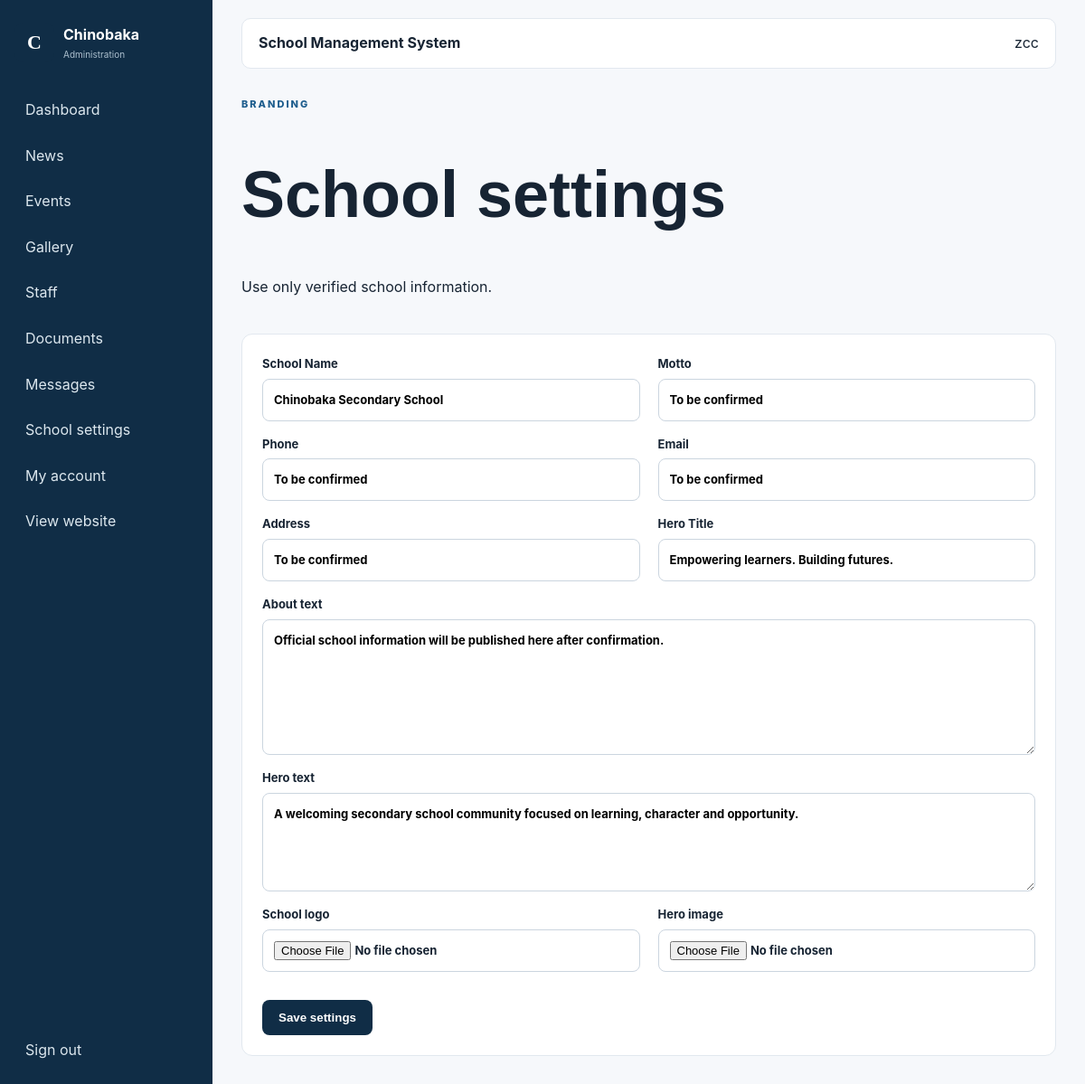
Page /admin/settings (signed in) on the committed database.
### app/models.py (models this page shows, shortened)
class AdminUser(UserMixin,db.Model):
 id=db.Column(db.Integer,primary_key=True); username=db.Column(db.String(80),unique=True,nullable=False); password_hash=db.Column(db.String(255),nullable=False); role=db.Column(db.String(30),default='Administrator'); is_active=db.Column(db.Boolean,default=True); created_at=db.Column(db.DateTime,default=datetime.utcnow)

class SiteSetting(db.Model):
 id=db.Column(db.Integer,primary_key=True); school_name=db.Column(db.String(160),default='Chinobaka Secondary School',nullable=False); motto=db.Column(db.String(255),default='To be confirmed',nullable=False); phone=db.Column(db.String(80),default='To be confirmed'); email=db.Column(db.String(160),default='To be confirmed'); address=db.Column(db.String(255),default='To be confirmed'); about_text=db.Column(db.Text,default='Official school information will be published here after confirmation.'); hero_title=db.Column(db.String(255),default='Empowering learners. Building futures.'); hero_text=db.Column(db.Text,default='A welcoming secondary school community focused on learning, character and opportunity.'); logo_filename=db.Column(db.String(255)); hero_image_filename=db.Column(db.String(255)); updated_at=db.Column(db.DateTime,default=datetime.utcnow,onupdate=datetime.utcnow)

### app/routes/admin.py (the view, shortened to what this page needs)
@admin_bp.route('/settings',methods=['GET','POST'])
def settings():
 s=SiteSetting.query.first() or SiteSetting()
 return render_template('admin/settings.html',item=s)

### app/__init__.py (called while the page is built)
@login_manager.user_loader
def load_user(user_id):
    from .models import AdminUser
    try:
        return db.session.get(AdminUser, int(user_id))
    except (TypeError, ValueError):
        return None

### app/routes/admin.py (called while the page is built)
@admin_bp.before_request
def require_admin_login():
    if not current_user.is_authenticated:
        return redirect(url_for('auth.login'))

### app/templates/admin/settings.html
{%extends 'admin/base.html'%}{%block content%}<div class="adminhead"><div><span class="eyebrow blue">BRANDING</span><h1>School settings</h1><p>Use only verified school information.</p></div></div><form class="panel formgrid" method="post" enctype="multipart/form-data"><input type="hidden" name="csrf_token" value="{{csrf_token()}}">{%for f in ['school_name','motto','phone','email','address','hero_title']%}<label>{{f.replace('_',' ').title()}}<input name="{{f}}" value="{{item|attr(f)}}"></label>{%endfor%}<label class="wide">About text<textarea name="about_text" rows="6">{{item.about_text}}</textarea></label><label class="wide">Hero text<textarea name="hero_text" rows="4">{{item.hero_text}}</textarea></label><label>School logo<input type="file" name="logo" accept="image/*"></label><label>Hero image<input type="file" name="hero_image" accept="image/*"></label><div class="actions"><button class="btn primary">Save settings</button></div></form>{%endblock%}

### app/templates/admin/base.html
<!doctype html><html><head><meta charset="utf-8"><meta name="viewport" content="width=device-width,initial-scale=1"><title>Admin | Chinobaka</title><link rel="stylesheet" href="{{url_for('static',filename='css/style.css')}}"></head><body class="admin"><aside><div class="adminbrand"><span class="mark">C</span><div><b>Chinobaka</b><small>Administration</small></div></div><nav><a href="{{url_for('admin.dashboard')}}">Dashboard</a><a href="{{url_for('admin.news_list')}}">News</a><a href="{{url_for('admin.events_list')}}">Events</a><a href="{{url_for('admin.gallery_list')}}">Gallery</a><a href="{{url_for('admin.staff_list')}}">Staff</a><a href="{{url_for('admin.downloads_list')}}">Documents</a><a href="{{url_for('admin.messages')}}">Messages</a><a href="{{url_for('admin.settings')}}">School settings</a><a href="{{url_for('admin.account')}}">My account</a><a href="{{url_for('public.home')}}">View website</a></nav><form method="post" action="{{url_for('auth.logout')}}"><input type="hidden" name="csrf_token" value="{{csrf_token()}}"><button>Sign out</button></form></aside><main class="adminmain"><div class="admintop"><b>School Management System</b><span>{{current_user.username}}</span></div>{%with ms=get_flashed_messages(with_categories=true)%}{%for c,m in ms%}<div class="flash {{c}}">{{m}}</div>{%endfor%}{%endwith%}{%block content%}{%endblock%}</main></body></html>

### app/static/css/style.css (style rules this page uses)
* { box-sizing:border-box }
body { margin:0;font-family:Inter,Arial;color:#172433;line-height:1.6 }
h1,h2,h3 { font-family:Poppins,Arial;line-height:1.15 }
h1 { font-size:clamp(2.5rem,6vw,5rem) }
a { text-decoration:none;color:inherit }
.brand img,.mark { width:44px;height:44px;object-fit:contain }
.mark { display:grid;place-items:center;background:#102d46;color:#fff;border-radius:10px;font:bold 22px Poppins }
.eyebrow { color:#d5a84b;font-size:11px;letter-spacing:2px;font-weight:800 }
.blue { color:#1d5d8d }
.btn { display:inline-block;border:0;border-radius:8px;padding:12px 18px;font-weight:800;cursor:pointer;margin:8px 6px 0 0 }
.primary { background:#102d46;color:#fff }
.form label,.formgrid label { display:flex;flex-direction:column;gap:6px;font-weight:700;font-size:13px;margin-bottom:15px }
input,textarea,select { padding:12px;border:1px solid #cbd5df;border-radius:8px;font:inherit;width:100% }
.admin { background:#f6f8fb;margin:0 }
.admin aside { position:fixed;inset:0 auto 0 0;width:235px;background:#102d46;color:#fff;padding:25px 16px;display:flex;flex-direction:column }
.adminbrand { display:flex;align-items:center;gap:10px;margin-bottom:30px }
.adminbrand small { display:block;color:#adc0cf;font-size:10px }
.admin aside nav { display:grid;gap:5px }
.admin aside nav a,.admin aside button { color:#dce7ee;padding:10px 12px;border:0;background:transparent;border-radius:7px;text-align:left;font:inherit;cursor:pointer }
.admin aside form { margin-top:auto }
.adminmain { margin-left:235px;padding:20px 32px;min-height:100vh }
.admintop { background:#fff;border:1px solid #e2e8ef;border-radius:10px;padding:14px 18px;display:flex;justify-content:space-between;margin-bottom:25px }
.adminhead { display:flex;justify-content:space-between;align-items:end;margin-bottom:22px }
.panel { background:#fff;border:1px solid #e2e8ef;border-radius:12px;padding:22px;margin-bottom:22px }
.formgrid { display:grid;grid-template-columns:1fr 1fr;gap:0 20px }
.formgrid .wide,.actions { grid-column:1/-1 }
.actions { padding-top:8px }

### rows in the picture
AdminUser: username "zcc"
SiteSetting: school_name "Chinobaka Secondary School" "To be confirmed" "To be confirmed" "To be confirmed" "To be confirmed" "Empowering learners. Building futures.", about_text "Official school information will be published here after confirmation.", hero_text "A welcoming secondary school community focused on learning, character and opportunity."

### other values in the picture
{{ f.replace('_',' ').title() }} "School Name" "Motto" "Phone" "Email" "Address" "Hero Title"
